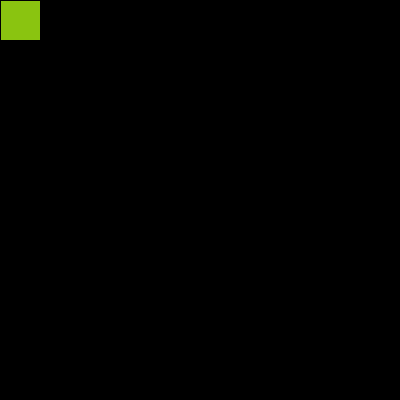
Frame 1 (no input)
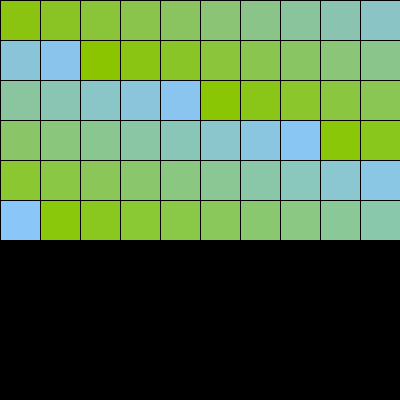
Frame 60 (the mouse pressed at the canvas centre just before this capture)
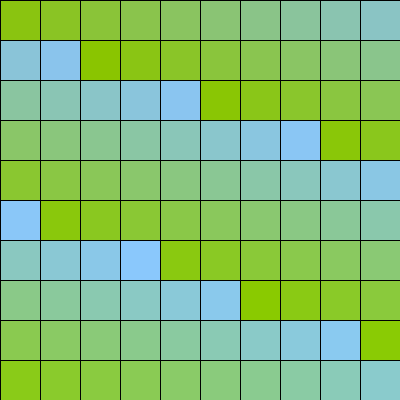
Frame 120 (the mouse held since frame 60 and released just before this capture)

The Processing sketch that drew these frames (run headless with seeded random() and noise(); from frame 60 on, the mouse is pressed at the canvas centre):

// Processing sketch: processing_167993
// ── processing_167993.pde

int a=0;
int b=0;
int c=#8AC410;
void setup() 
{
  size(400,400);
   background(0);
}
void draw()
{
  frameRate(5);
   fill(c);
   c=c+20;
  rect(a,b,width/10,width/10);
  a=a+width/10;
  b=b;
  if(a>=width) {
    a=0;
    b=b+width/10;
}
}
